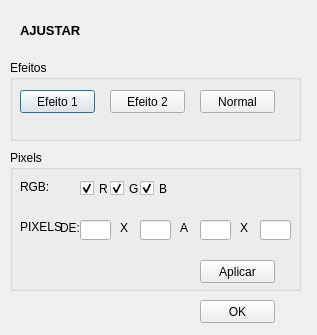
<?xml version="1.0" encoding="UTF-8"?>
<ui version="4.0">
 <class>ajustar</class>
 <widget class="QDialog" name="ajustar">
  <property name="geometry">
   <rect>
    <x>0</x>
    <y>0</y>
    <width>317</width>
    <height>335</height>
   </rect>
  </property>
  <property name="windowTitle">
   <string>Dialog</string>
  </property>
  <widget class="QLabel" name="label">
   <property name="geometry">
    <rect>
     <x>20</x>
     <y>20</y>
     <width>61</width>
     <height>21</height>
    </rect>
   </property>
   <property name="text">
    <string>&lt;!DOCTYPE HTML PUBLIC &quot;-//W3C//DTD HTML 4.0//EN&quot; &quot;http://www.w3.org/TR/REC-html40/strict.dtd&quot;&gt;
&lt;html&gt;&lt;head&gt;&lt;meta name=&quot;qrichtext&quot; content=&quot;1&quot; /&gt;&lt;style type=&quot;text/css&quot;&gt;
p, li { white-space: pre-wrap; }
&lt;/style&gt;&lt;/head&gt;&lt;body style=&quot; font-family:'MS Shell Dlg 2'; font-size:8.25pt; font-weight:400; font-style:normal;&quot;&gt;
&lt;p style=&quot; margin-top:0px; margin-bottom:0px; margin-left:0px; margin-right:0px; -qt-block-indent:0; text-indent:0px;&quot;&gt;&lt;span style=&quot; font-size:10pt; font-weight:600;&quot;&gt;AJUSTAR&lt;/span&gt;&lt;/p&gt;&lt;/body&gt;&lt;/html&gt;</string>
   </property>
  </widget>
  <widget class="QGroupBox" name="groupBox">
   <property name="geometry">
    <rect>
     <x>10</x>
     <y>60</y>
     <width>291</width>
     <height>81</height>
    </rect>
   </property>
   <property name="title">
    <string>Efeitos</string>
   </property>
   <widget class="QPushButton" name="pushButton_efeito1">
    <property name="geometry">
     <rect>
      <x>10</x>
      <y>30</y>
      <width>75</width>
      <height>23</height>
     </rect>
    </property>
    <property name="text">
     <string>Efeito 1</string>
    </property>
   </widget>
   <widget class="QPushButton" name="pushButton_normal">
    <property name="geometry">
     <rect>
      <x>190</x>
      <y>30</y>
      <width>75</width>
      <height>23</height>
     </rect>
    </property>
    <property name="text">
     <string>Normal</string>
    </property>
   </widget>
   <widget class="QPushButton" name="pushButton_efeito2">
    <property name="geometry">
     <rect>
      <x>100</x>
      <y>30</y>
      <width>75</width>
      <height>23</height>
     </rect>
    </property>
    <property name="text">
     <string>Efeito 2</string>
    </property>
   </widget>
  </widget>
  <widget class="QGroupBox" name="groupBox_2">
   <property name="geometry">
    <rect>
     <x>10</x>
     <y>150</y>
     <width>291</width>
     <height>141</height>
    </rect>
   </property>
   <property name="title">
    <string>Pixels</string>
   </property>
   <widget class="QLabel" name="label_2">
    <property name="geometry">
     <rect>
      <x>10</x>
      <y>30</y>
      <width>46</width>
      <height>13</height>
     </rect>
    </property>
    <property name="text">
     <string>RGB:</string>
    </property>
   </widget>
   <widget class="QLabel" name="label_3">
    <property name="geometry">
     <rect>
      <x>10</x>
      <y>70</y>
      <width>46</width>
      <height>13</height>
     </rect>
    </property>
    <property name="text">
     <string>PIXELS</string>
    </property>
   </widget>
   <widget class="QLabel" name="label_4">
    <property name="geometry">
     <rect>
      <x>50</x>
      <y>70</y>
      <width>21</width>
      <height>16</height>
     </rect>
    </property>
    <property name="text">
     <string>DE:</string>
    </property>
   </widget>
   <widget class="QLabel" name="label_5">
    <property name="geometry">
     <rect>
      <x>110</x>
      <y>70</y>
      <width>16</width>
      <height>16</height>
     </rect>
    </property>
    <property name="text">
     <string>X</string>
    </property>
   </widget>
   <widget class="QLabel" name="label_6">
    <property name="geometry">
     <rect>
      <x>230</x>
      <y>70</y>
      <width>16</width>
      <height>16</height>
     </rect>
    </property>
    <property name="text">
     <string>X</string>
    </property>
   </widget>
   <widget class="QLabel" name="label_7">
    <property name="geometry">
     <rect>
      <x>170</x>
      <y>70</y>
      <width>16</width>
      <height>16</height>
     </rect>
    </property>
    <property name="text">
     <string>A</string>
    </property>
   </widget>
   <widget class="QLineEdit" name="h1">
    <property name="geometry">
     <rect>
      <x>70</x>
      <y>70</y>
      <width>31</width>
      <height>20</height>
     </rect>
    </property>
   </widget>
   <widget class="QLineEdit" name="w1">
    <property name="geometry">
     <rect>
      <x>130</x>
      <y>70</y>
      <width>31</width>
      <height>20</height>
     </rect>
    </property>
   </widget>
   <widget class="QLineEdit" name="h2">
    <property name="geometry">
     <rect>
      <x>190</x>
      <y>70</y>
      <width>31</width>
      <height>20</height>
     </rect>
    </property>
   </widget>
   <widget class="QLineEdit" name="w2">
    <property name="geometry">
     <rect>
      <x>250</x>
      <y>70</y>
      <width>31</width>
      <height>20</height>
     </rect>
    </property>
   </widget>
   <widget class="QCheckBox" name="checkBox_R">
    <property name="geometry">
     <rect>
      <x>70</x>
      <y>30</y>
      <width>31</width>
      <height>17</height>
     </rect>
    </property>
    <property name="text">
     <string>R</string>
    </property>
    <property name="checked">
     <bool>true</bool>
    </property>
   </widget>
   <widget class="QCheckBox" name="checkBox_G">
    <property name="geometry">
     <rect>
      <x>100</x>
      <y>30</y>
      <width>31</width>
      <height>17</height>
     </rect>
    </property>
    <property name="text">
     <string>G</string>
    </property>
    <property name="checked">
     <bool>true</bool>
    </property>
   </widget>
   <widget class="QCheckBox" name="checkBox_B">
    <property name="geometry">
     <rect>
      <x>130</x>
      <y>30</y>
      <width>31</width>
      <height>17</height>
     </rect>
    </property>
    <property name="text">
     <string>B</string>
    </property>
    <property name="checked">
     <bool>true</bool>
    </property>
   </widget>
   <widget class="QPushButton" name="pushButton_aplicar">
    <property name="geometry">
     <rect>
      <x>190</x>
      <y>110</y>
      <width>75</width>
      <height>23</height>
     </rect>
    </property>
    <property name="text">
     <string>Aplicar</string>
    </property>
   </widget>
  </widget>
  <widget class="QPushButton" name="pushButton_ok">
   <property name="geometry">
    <rect>
     <x>200</x>
     <y>300</y>
     <width>75</width>
     <height>23</height>
    </rect>
   </property>
   <property name="text">
    <string>OK</string>
   </property>
  </widget>
 </widget>
 <resources/>
 <connections/>
</ui>
